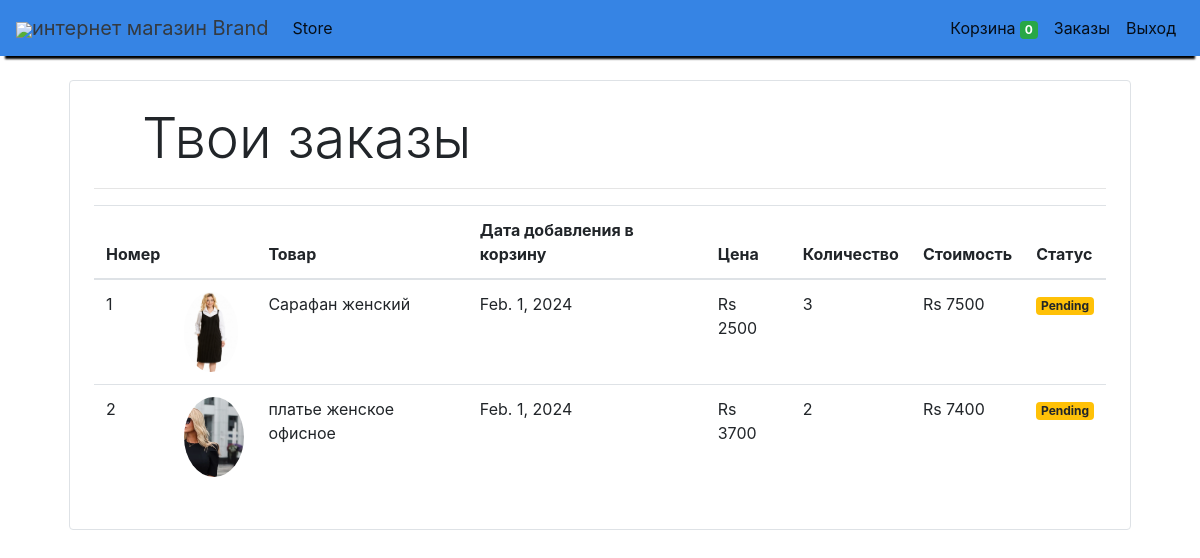
Screenshot of /orders (signed in) with the database file from the repository.
### store/models.py (models this page shows, shortened)
class Order(models.Model):
    product = models.ForeignKey(Product, on_delete=models.CASCADE)
    customer = models.ForeignKey(Customer, on_delete=models.CASCADE)
    quantity = models.IntegerField(default=1)
    price = models.IntegerField()
    address = models.CharField (max_length=50, default='', blank=True)
    phone = models.CharField (max_length=50, default='', blank=True)
    date = models.DateField (default=datetime.datetime.today)
    status = models.BooleanField (default=False)
    @staticmethod
    def get_orders_by_customer(customer_id):
        return Order.objects.filter(customer=customer_id).order_by('-date')

class Product(models.Model):
    name = models.CharField(max_length=200, db_index=True)
    price = models.DecimalField(max_digits=10, decimal_places=2)
    category = models.ForeignKey(Category, related_name='products',on_delete=models.CASCADE,default=1)
    description = models.TextField(blank=True,default='')
    image = models.ImageField(upload_to='products/%Y/%m/%d', blank=True)

### store/temporary_products/auth.py (the view)
    def temporary_products(request):
        print(request.session.get('customer'))
        returnUrl = request.META['PATH_INFO']
        print(request.META['PATH_INFO'])
        if not request.session.get('customer'):
           return redirect(f'login?return_url={returnUrl}')
        response = get_response(request)
        return response

### store/templatetags/custom_filter.py (called while the page is built)
@register.filter(name='currency')
def currency(number):
    return "Rs "+str(number)

@register.filter(name='multiply')
def multiply(number , number1):
    return number * number1

### store/temporary_products/auth.py (called while the page is built)
def auth_temporary_products(get_response):
    def temporary_products(request):
        print(request.session.get('customer'))
        returnUrl = request.META['PATH_INFO']
        print(request.META['PATH_INFO'])
        if not request.session.get('customer'):
           return redirect(f'login?return_url={returnUrl}')
        response = get_response(request)
        return response
    return temporary_products

### store/views.py (called while the page is built)
    def get(self , request ):
        customer = request.session.get('customer')
        orders = Order.get_orders_by_customer(customer)
        print(orders)
        return render(request , 'orders.html'  , {'orders' : orders})

### store/templates/orders.html
{% extends 'base.html' %}
{% block content %}
{% load cart %}
{% load custom_filter %}
<div class="container">
   <div class="border rounded p-4 m-4">
        <p class="display-4 pl-4 ml-4">Твои заказы</p>
        <hr>
        <table class="table">
            <thead>
                <tr>
                    <th>Номер</th>
                    <th></th>
                    <th>Товар</th>
                    <th>Дата добавления в корзину</th>
                    <th>Цена</th>
                    <th>Количество</th>
                    <th>Стоимость</th>
                    <th>Статус</th>
                </tr>
            </thead>
            <tbody>
                {% for order in orders %}
                <tr>
                    <td>{{forloop.counter}}</td>
                    <td><img style="height: 80px;" class="rounded-circle" src="{{order.product.image.url}}" alt=""></td>
                    <td>{{order.product.name}}</td>
                    <td>{{order.date}}</td>
                    <td>{{order.price|currency}}</td>
                    <td>{{order.quantity}}</td>
                    <td>{{order.quantity|multiply:order.price|currency}}</td>
                    {% if order.status %}
                    <td><small class="badge badge-success">Completed</small></td>
                    {%else%}
                    <td><small class="badge badge-warning">Pending</small></td>
                    {% endif %}
                </tr>
                {% endfor %}
            </tbody>
        </table>
   </div>
</div>
{% endblock %}

### rows the page displays
Order: product.image (picture), product.name "Сарафан женский", date "Feb. 1, 2024", price "Rs 2500", quantity "3", quantity|multiply "Rs 7500", status "Pending"
Order: product.image (picture), product.name "платье женское офисное", date "Feb. 1, 2024", price "Rs 3700", quantity "2", quantity|multiply "Rs 7400", status "Pending"

### other values shown
{{ request.session.cart.keys|length }} "0"
